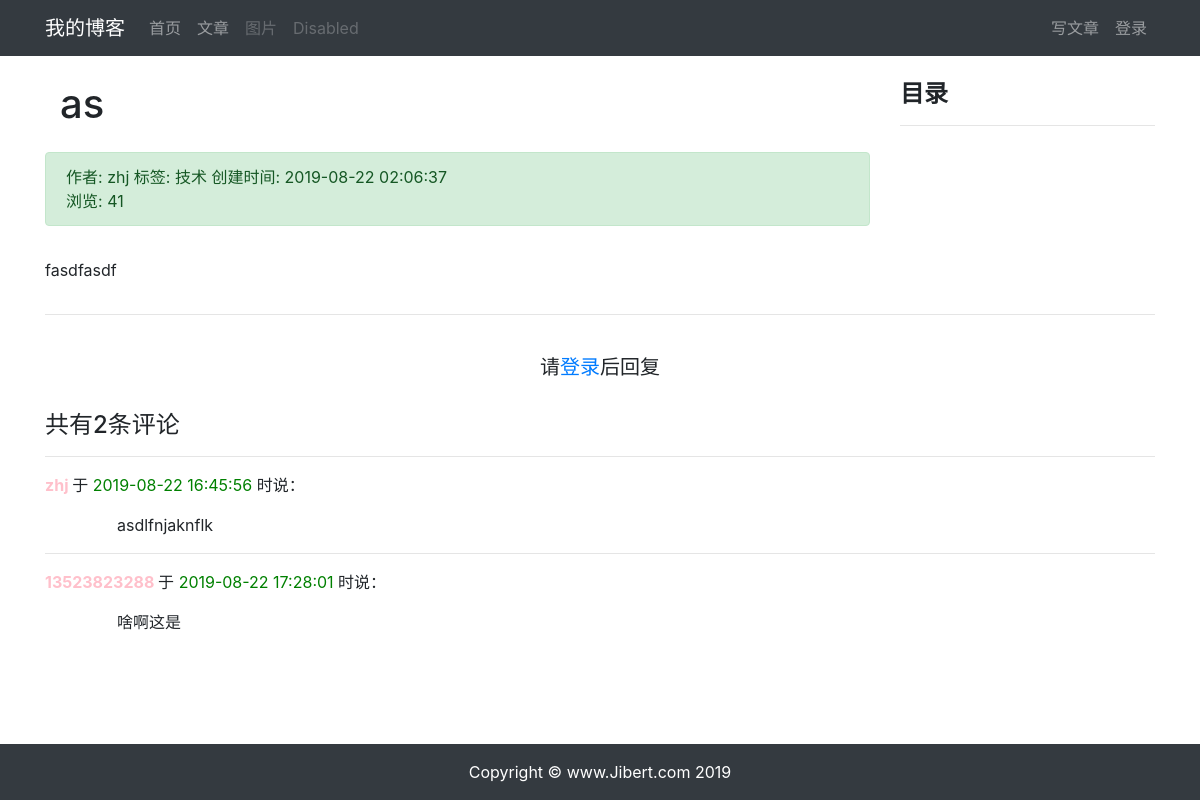
The page /blog/article-detail/35/ on the database its author committed.
### blog/models.py (models this page shows, shortened)
class ArticlePosts(models.Model):
    author = models.ForeignKey(User, on_delete=models.CASCADE, max_length=20)
    title = models.CharField(max_length=128)
    body = models.TextField()
    created_time = models.DateTimeField(default=timezone.now)
    updated_time = models.DateTimeField(auto_now=True)
    tags = models.CharField(max_length=20)
    total_views = models.PositiveIntegerField(default=0)
    class Meta:
        ordering = ('-created_time',)

### comment/models.py (models this page shows, shortened)
class Comment(models.Model):
    article = models.ForeignKey(
        ArticlePosts,
        on_delete=models.CASCADE,
        related_name='comments'
    )
    author = models.ForeignKey(
        User,
        on_delete=models.CASCADE,
        related_name='comments'
    )
    body = models.TextField()
    created_time = models.DateTimeField(auto_now_add=True)
    class Meta:
        ordering = ('created_time',)

### blog/views.py (the view)
# urls.py: path('article-detail/<int:id>/', views.article_detail, name='article_detail'),
def article_detail(request, id):
    article = ArticlePosts.objects.get(id=id)
    article.total_views += 1
    article.save(update_fields=['total_views'])
    md = markdown.Markdown(
         extensions=[
             'markdown.extensions.extra',
             'markdown.extensions.codehilite',
             'markdown.extensions.toc',
         ])
    article.body = md.convert(article.body)
    comments = Comment.objects.filter(article=id)
    context = {'article': article, 'toc': md.toc, 'comments': comments}
    return render(request, 'blog/detail.html', context)

### templates/blog/detail.html (shortened to what this page needs)
{% extends "base.html" %}
{% load static %}
{% block content %}
<div class="container">
    <div class="row">
        <div class="col-9">
            <h1 class="col-12 mt-4 mb-4">{{ article.title }}</h1>
            <ul class="col-12 alert alert-success">作者: {{ article.author }}  标签: {{ article.tags }}  创建时间: {{ article.created_time|date:"Y-m-d H:i:s" }}
                <div>
                    浏览: {{ article.total_views }}
                </div>
            </ul>
        </div>
        <div class="col-3 mt-4">
            <h4><strong>目录</strong></h4>
            <hr>
        </div>
        <div class="col-12">
            <p>{{ article.body|safe }}</p>
        </div>
    </div>
    <hr>
    {% if user.is_authenticated %}
        <div>
            <form
                action="{% url 'comment:post_comment' article.id %}"
                method="POST"
            >
            {% csrf_token %}
                <div class="form-group">
                    <label for="body">
                        <strong>
                            我也要发言：
                        </strong>
                    </label>
                    <textarea
                        type="text"
                        class="form-control"
                        id="body"
                        name="body"
                        rows="2"></textarea>
                </div>
                <button type="submit" class="btn btn-primary ">发送</button>
            </form>
        </div>
        <br>
    {% else %}
        <br>
        <h5 class="row justify-content-center">
            请<a href="{% url 'userprofile:login' %}">登录</a>后回复
        </h5>
        <br>
    {% endif %}
    <h4>共有{{ comments.count }}条评论</h4>
    <div>
        {% for comment in comments %}
            <div>
                <hr>
                <p>
                    <strong style="color: pink">
                        {{ comment.author}}
                    </strong> 于
                    <span style="color: green">
                        {{ comment.created_time|date:"Y-m-d H:i:s" }}
                    </span> 时说：
                </p>
                <pre style="font-family: inherit; font-size: 1em;">
                {{ comment.body }}</pre>
            </div>
        {% endfor %}
    </div>
</div>
{% endblock content %}

### rows shown on the page
ArticlePosts: title "as", author "zhj", tags "技术", created_time "2019-08-22 02:06:37", total_views "41", body "fasdfasdf"
Comment: author "zhj", created_time "2019-08-22 16:45:56", body "asdlfnjaknflk"
Comment: author "13523823288", created_time "2019-08-22 17:28:01", body "啥啊这是"

### other values the page prints
{{ comments.count }} "2"
